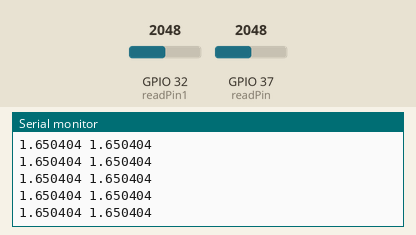
Bench run of a sketch on a simulated ESP32. Parts: the last lines printed to the serial monitor. The test bench sets the inputs (shaded band); at power-on: GPIO 32 (readPin1) = 2048, GPIO 37 (readPin) = 2048. Nothing arrives over Bluetooth unless stated.

Above: at 1.2 s.
1.3 s: GPIO 32 (readPin1) set to 2866
At 1.47 s:
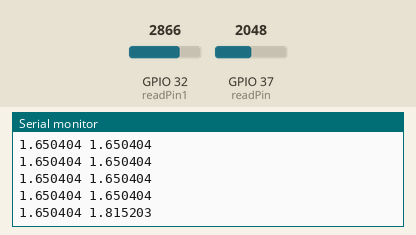
2.8 s: GPIO 37 (readPin) set to 2866
At 2.85 s:
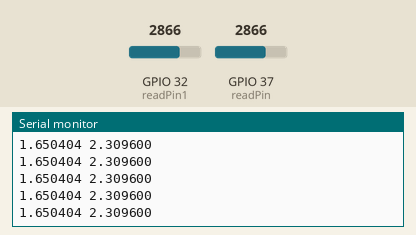
4.3 s: GPIO 32 (readPin1) set to 3603
At 4.41 s:
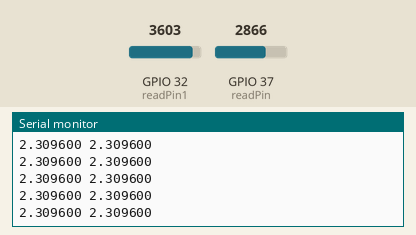
5.8 s: GPIO 37 (readPin) set to 3603
At 5.96 s:
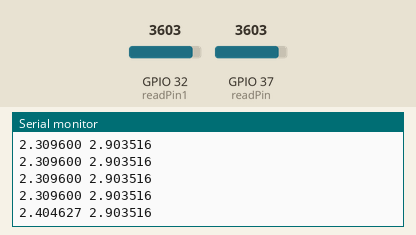
Timing chart, 0 to 8.3 s (numbered marks = the images above; inputs shaded):
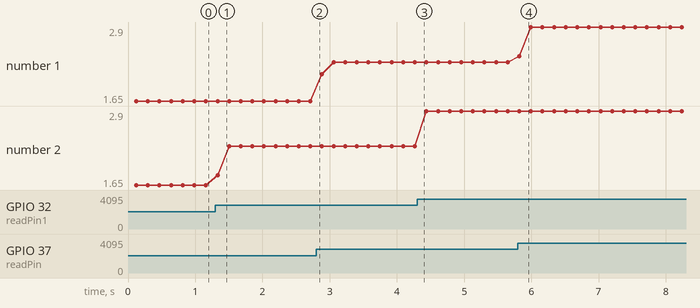

The sketch:

sketch_apr15a_copy_20230415225933.ino
```cpp
#include "BluetoothSerial.h"
const int readPin = A1;
const int readPin1 = A4;
BluetoothSerial SerialBT;
void setup() {
  Serial.begin(115200);
  SerialBT.begin();
  Serial.println("The device started, now you can pair it with bluetooth!");
}

void loop() {
  float totalVoltage1 = 0.0;
  float totalVoltage2 = 0.0;
  for(int i = 0; i< 100; i++) {
    int sensorValue1 = analogRead(readPin);
    int sensorValue2 = analogRead(readPin1);
    float voltage1 = (sensorValue1) * (3.3 / 4095.0);
    totalVoltage1 += voltage1;
    float voltage2 = (sensorValue2) * (3.3 / 4095.0);
    totalVoltage2 += voltage2;
    delay(1);
  }

  float avgVoltage1 = totalVoltage1 / 100;
  float avgVoltage2 = totalVoltage2 / 100;

  Serial.print(avgVoltage1, 6);
  Serial.print(" ");
  Serial.println(avgVoltage2, 6);
  SerialBT.print(avgVoltage1, 6);
  SerialBT.print(" ");
  SerialBT.println(avgVoltage2, 6);
  delay(50);
}
```

Measured:
- after the input at 1.3 s, the serial monitor: prints a new line at once (image 1)
- after the input at 5.8 s, the serial monitor: prints a new line at once (image 4)
- plotted number 2: 1.65 → 2.31 after the input at 1.3 s, 2.31 → 2.9 after the input at 4.3 s
